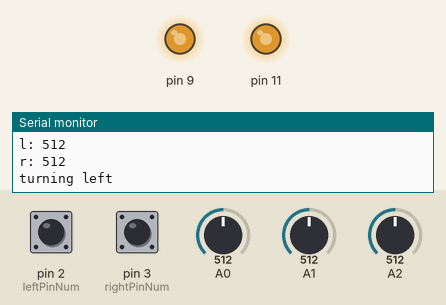
Recording of a sketch running on a simulated Arduino Uno, built with avr-gcc and run on an emulated ATmega328P. On the bench: output pins drawn as LEDs (lit = HIGH), the last lines printed to the serial monitor. The test bench sets the inputs (shaded band); at power-on: A0 = 512, pin 3 (rightPinNum) HIGH, pin 2 (leftPinNum) HIGH, A1 = 512, A2 = 512.

Above: at 1.3 s.
1.4 s: A0 set to 189
2.9 s: A0 set to 171
At 3.4 s:
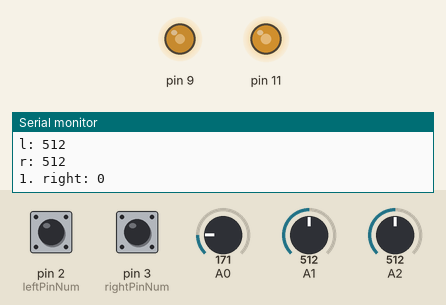
4.7 s: pin 3 (rightPinNum) pulled LOW for 0.6 s
At 5.2 s:
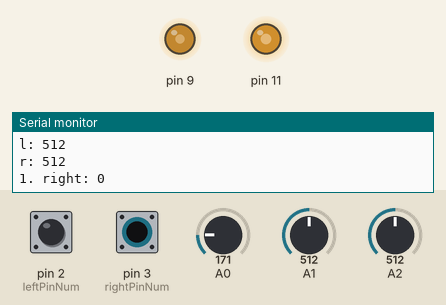
6.9 s: pin 3 (rightPinNum) pulled LOW for 1 s
At 7.4 s:
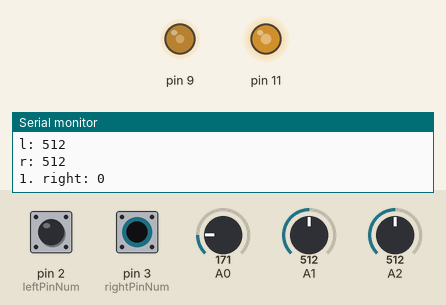
9.5 s: pin 3 (rightPinNum) pulled LOW for 0.6 s
At 11.4 s:
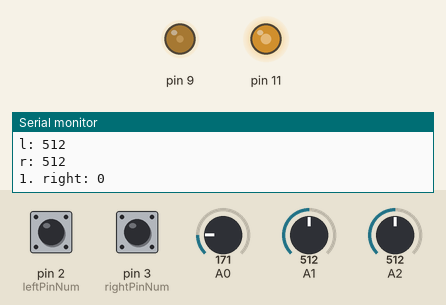
11.7 s: pin 2 (leftPinNum) pulled LOW for 0.6 s
At 12.3 s:
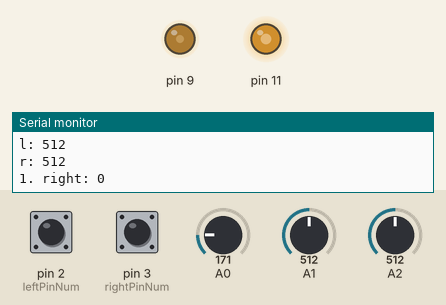
Timing chart, 0 to 14.7 s (numbered marks = the images above; inputs shaded):
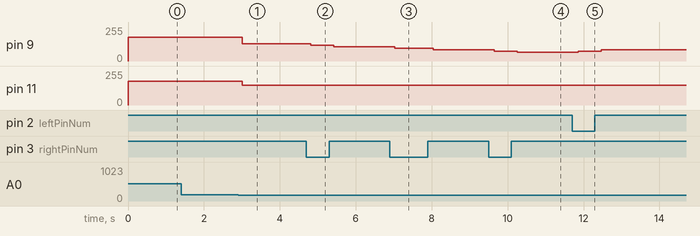

Measured:
- the behaviour switches between 181 and 180 on A0 (found by bisection; images 0 and 1)
- after the input at 2.9 s, pin 9: 180/255 → 130/255 after 0.11 s; pin 11: 180/255 → 150/255 after 0.11 s
- after the input at 4.7 s, pin 9: 130/255 → 119/255 after 0.12 s, → 108/255 0.60 s later
- after the input at 6.9 s, pin 9: 108/255 → 97/255 after 0.13 s, → 86/255 1.0 s later
- after the input at 9.5 s, pin 9: 86/255 → 75/255 after 0.15 s, → 64/255 0.60 s later
- after the input at 11.7 s, pin 9: 64/255 → 75/255 after 0.16 s, → 86/255 0.60 s later

The sketch:

sketch.ino
```cpp
const int rightPinNum = 3; //2;
const int leftPinNum = 2; //3;
const int diffFrac = 4;
const int allDiffFrac = 2;

volatile unsigned rightRevs = 0;
volatile unsigned leftRevs = 0;

const int speedLeft = 150;
int speedRight = 130;

int allDiff = 0;

int speed = speedRight;

void onRightRev() { ++rightRevs; }
void onLeftRev() { ++leftRevs; }

long microsecondsToCentimeters(long microseconds) {
  // The speed of sound is 340 m/s or 29 microseconds per centimeter.
  // The ping travels out and back, so to find the distance of the object we
  // take half of the distance travelled.
  return microseconds / 29 / 2;
}

void turnRight(){
    digitalWrite(10, false);
    analogWrite(9, 180);

    digitalWrite(8, true);
    analogWrite(11, 180);

    delay(500);
}

void turnLeft(){
    digitalWrite(8, false);
    analogWrite(11, 180);

    digitalWrite(10, true);
    analogWrite(9, 180);

    delay(500);
}


int clamp(int min, int max, int value) {
  return value < min ? min : ( value > max ? max : value );
}

// the setup routine runs once when you press reset:
void setup() {
  // initialize serial communication at 9600 bits per second:
  Serial.begin(9600);

  pinMode(rightPinNum, INPUT_PULLUP);
  attachInterrupt(digitalPinToInterrupt(rightPinNum), onRightRev, CHANGE);

  pinMode(leftPinNum, INPUT_PULLUP);
  attachInterrupt(digitalPinToInterrupt(leftPinNum), onLeftRev, CHANGE);
}

bool start = false;

// the loop routine runs over and over again forever:
void loop() {

   // A0 middle, A1 right, A2 left
 long m = analogRead(A0);
 long l = analogRead(A2);
 long r = analogRead(A1);

 Serial.print("m: ");
 Serial.println(m);
 Serial.print("l: ");
 Serial.println(l);
 Serial.print("r: ");
 Serial.println(r);
  if(m > 180){
    if (l > 300 || r > 180) {
      if(l > r) {
        Serial.println("turning right");
        turnRight();
      } else {
        Serial.println("turning left");
        turnLeft();
      }
    } else {
      Serial.println("no clue, turning right");
      turnRight();
    }
    digitalWrite(8, false);
    digitalWrite(10, false);
    leftRevs = rightRevs = 0;
    return;
  }


  Serial.print("1. right: ");
  Serial.println(rightRevs);
  //Serial.print("1. left: ");
  //Serial.println(leftRevs);

  int left = leftRevs;
  int right = rightRevs;
  leftRevs = rightRevs = 0;
  int diff = right - left;
  //Serial.print("atofright: ");
  //Serial.println((float)right);
  //Serial.print("atofleft: ");
  //Serial.println((float)left);
  //Serial.print("atof(speedright): ");
  //Serial.println((float)speedRight);
  right = ((float)right/(float)speed) * (float)speedRight;
  allDiff += diff;

  //Serial.print("2. right: ");
  //Serial.println(right);

  //Serial.print("All Diff: ");
  //Serial.println(allDiff);

  diff = right - left;

  //Serial.print("Diff: ");
  //Serial.println(diff);

  speedRight = clamp(0, 255, speedRight - diff);
  speed = clamp(0, 255, speedRight - allDiff * 10);

  //Serial.print("speedRight: ");
  //Serial.println(speedRight);
  //Serial.print("speed: ");
  //Serial.println(speed);
  //digitalWrite(8, true);
  analogWrite(9, speed);
  //digitalWrite(10, false);
  analogWrite(11, speedLeft);

  if (!start && rightRevs > 2) { delay(500); start = true; }

  delay(200);        // delay in between reads for stability

 // A0 middle, A1 right, A2 left
 // int sensorValue0 = analogRead(A0);
 // int sensorValue1 = analogRead(A1);
 // int sensorValue2 = analogRead(A2);
 // print out the value you read:
 // Serial.print("A0: ");
 // Serial.println(sensorValue0);
 // Serial.print("A1: ");
 // Serial.println(sensorValue1);
 // Serial.print("A2: ");
 // Serial.println(sensorValue2);

  // digital write to 8: right reverse
  //                 10: left reverse

  // analog write to 9: right speed
  //                 11: left speed
}
```
